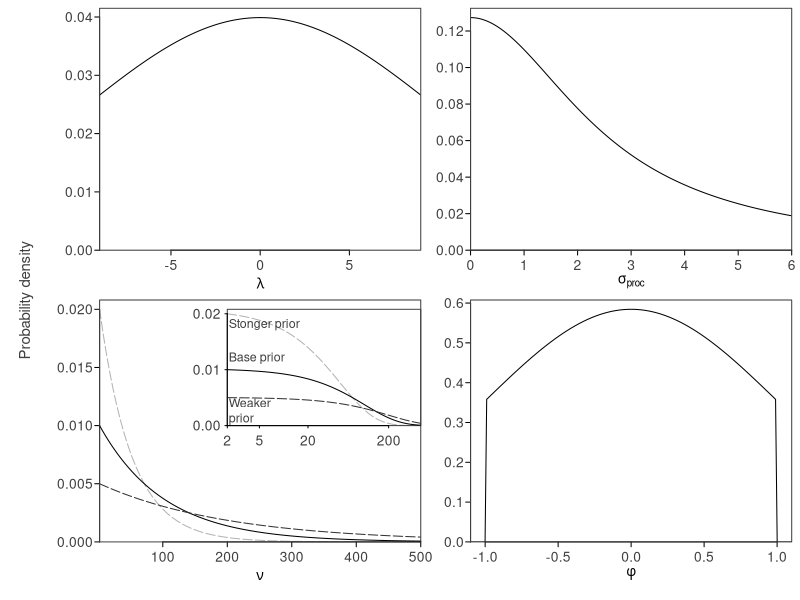

Here is the R script that generated this plot:
# Try estimating nu with a weakly informative prior in Stan
# See how the ability to detect heavy tails deteriorates with sample size,
# observation error and the degree of heavy-tailedness.

# truncated distribution function from:
# http://www.jstatsoft.org/v16/c02/paper
dtrunc <- function(x, spec, a = -Inf, b = Inf, ...) {
  tt <- rep(0, length(x))
  g <- get(paste("d", spec, sep = ""), mode = "function")
  G <- get(paste("p", spec, sep = ""), mode = "function")
  tt[x>=a & x<=b] <- g(x[x>=a&x<=b], ...)/(G(b, ...) - G(a, ...))
  tt
}

# Check priors:
plot_prior <- function(x, y, xlab, xlim = NULL, add = FALSE, lty = 1,
  col = "black", log = "", ylim = NULL, ylab = "", ...) {
  if(is.null(ylim)) {
    ylim <- c(0, max(y)*1.04)
  }
  if(!add) {
    plot(x, y, type = "l", lty = lty, xlab = xlab, ylab = ylab,
      ylim = ylim, yaxs = "i", xaxs = "i", xlim = xlim, col = col,
      log = log, ...)
  } else {
    lines(x, y, lty = lty, col = col)
  }
}

 pdf("priors-gomp-base.pdf", width = 6, height = 6)
# par(mfrow = c(2, 2), cex = 0.8, las = 1, mar = c(4.5, 3.5, 0, 0),
#   oma = c(1, 1, 1, 1))
par(mfrow = c(2, 2), mar = c(3,3,0,0), oma = c(.5, 3, .5, .5),
  tck = -0.02, mgp = c(1.5, 0.4, 0), col.axis = "grey25", col = "grey25", las = 1)
x <- seq(-9, 9, length.out = 200)
plot_prior(x, dnorm(x, 0, 10), expression(lambda))
x <- seq(0, 6, length.out = 200)
plot_prior(x, dcauchy(x, 0, 2.5), expression(sigma[proc]))
x <- seq(2, 500, length.out = 2000)
plot_prior(x, dtrunc(x, "exp", a = 2, b = Inf, rate = 0.02), expression(nu),
  col = "grey70", log = "", ylim = NULL, lty = "93")
plot_prior(x, dtrunc(x, "exp", a = 2, b = Inf, rate = 0.01),
  expression(nu), add = TRUE, lty = 1, col = "black")
plot_prior(x, dtrunc(x, "exp", a = 2, b = Inf, rate = 0.005),
  expression(nu), add = TRUE, lty = "93", col = "grey20")

# text(1.7, 1.2/100, "Base prior", pos = 4, cex = 0.9)
# text(1, 1.2/100, "Stonger prior", cex = 0.9, pos = 4)
# text(1, 0.2/100, "Weaker\nprior", pos = 4, cex = 0.9)

TeachingDemos::subplot({
  x <- seq(2, 500, length.out = 2000)
  plot_prior(log(x), dtrunc(x, "exp", a = 2, b = Inf, rate = 0.02), "",
    col = "grey70", log = "", ylim = NULL, lty = "93", yaxt = "n", xaxt = "n",
    ylab = "")
  plot_prior(log(x), dtrunc(x, "exp", a = 2, b = Inf, rate = 0.01),
    expression(nu), add = TRUE, lty = 1, col = "black")
  plot_prior(log(x), dtrunc(x, "exp", a = 2, b = Inf, rate = 0.005),
    expression(nu), add = TRUE, lty = "93", col = "grey20")
   axis(2, at = c(0, 0.01, 0.02))
   axis(1, labels = c(2, 5, 20, 200), at = log(c(2, 5, 20, 200)))
  text(0.5, 1.2/100, "Base prior", pos = 4, cex = 0.9)
  text(0.5, 1.8/100, "Stonger prior", cex = 0.9, pos = 4)
  text(0.5, 0.2/100, "Weaker\nprior", pos = 4, cex = 0.9)

},
  x = c(200, 500),
  y = c(0.01, 0.02))

x <- seq(-1.1, 1.1, length.out = 200)
plot_prior(x, dtrunc(x, "norm", a = -1, b = 1, mean = 0, sd = 1),
  expression(phi), xlim = c(-1.1, 1.1))
mtext("Probability density", side = 2, outer = TRUE, line = 1, las = 0, cex = 0.9)
dev.off()

# How much probability mass is below 10 and above 2 in the prior?
# x <- rexp(2e6, rate = 0.01)
#hist(x)
# round(length(x[x<10 & x >2])/length(x), 2)
# round(length(x[x>10])/length(x), 2)
# round(length(x[x<50 & x >2])/length(x), 2)
# round(length(x[x>50])/length(x), 2)

# # Compile Stan model:
# mstan2.obs.nu <-
# "data {
#   int<lower=0> N; // rows of data
#   vector[N] y; // vector to hold observations
#   real<lower=0> sigma_obs; // observation error standard deviation
#   real nu_rate; // rate parameter for nu exponential prior
# }
# parameters {
#   vector[N] t; // state vector of `true` values
#   real a; // intercept (mu)
#   real<lower=2> nu; // student-t degrees of freedom
#   real<lower=0> sigma_proc; // process noise standard deviation
# }
# model {
#   // priors:
#   a ~ normal(0, 5);
#   sigma_proc ~ cauchy(0, 5);
#   nu ~ exponential(nu_rate);
#   t ~ student_t(nu, a, sigma_proc);
#   y ~ normal(t, sigma_obs);
# }
# // generated quantities {
# //   vector[N] log_lik;
# //   real dev; //deviance
# //   dev <- 0.0;
# //   for (i in 1:N) {
# //     log_lik[i] <-
# //       student_t_log(t[i], nu, a, sigma_proc) +
# //       normal_log(o[i], t[i], sigma_obs);
# //     dev <- dev + (-2) * log_lik[i];
# //   }
# //}
# "
# write(mstan2.obs.nu, file = "mstan2.obs.nu.stan")

## #library(rstan)
## #mstan2.obs.nu.c <- stan_model("mstan2.obs.nu.stan")
##
## Nx <- 50
## sigma_proc <- 0.2
## iter <- 1000
## chains <- 4
## warmup <- 500
## nu <- 3
## sigma_obs_vec <- c(0.01, 0.1, 0.2)
## dat <- list()
## dat_obs <- list()
## sm <- list()
## sigma_obs <- 0.2
## for(i in seq_along(sigma_obs_vec)) {
##   set.seed(123)
##   dat[[i]] <- metRology::rt.scaled(Nx, df = nu, mean = 0, sd = sigma_proc)
##   dat_obs[[i]] <- rnorm(Nx, mean = dat[[i]], sd = sigma_obs_vec[i])
##   sm[[i]] <- sampling(mstan2.obs.nu.c,
##     data = list(N = Nx, y = dat_obs[[i]], nu_rate = 0.005,
##       sigma_obs = sigma_obs),
##     pars = c("a", "sigma_proc", "nu"), iter = iter,
##     chains = chains, warmup = warmup)
## }
##
## # NOTE if nu is detectable as very small than it is informative and overpowers the prior; if the data are not informative about nu (because nu is not detectably small) then the prior will show through; in the second case, nu could really be anything over 10 or 20 and without a very large quantity of data, the data will never be informative about that.
##
## pdf("nu-estimation-example.pdf", width = 6.5, height = 5.0)
## par(mfrow = c(3, 2), cex = 0.8)
## par(xpd = FALSE, mar = c(0, 3, 0, 0), oma = c(4, 0, 1.0, 1.0),
##   mgp = c(2, 0.5, 0), tck = -0.05)
## for(i in 1:3) {
##   plot(dat[[i]], col = "grey40", type = "l", xaxt = "n", yaxt = "n", ylab = "")
##   if(i == 3) axis(1)
##   if(i == 2) mtext("Abundance", side = 2, line = 1.0)
##   points(dat_obs[[i]], pch = 21, col = "grey20", bg = "grey60", cex = 0.9)
##   nu.samples <- extract(sm[[i]], pars = "nu")[[1]]
##   if(i == 3) mtext("Time", side = 1, line = 2.3)
##   h <- hist(nu.samples, breaks = seq(2, max(nu.samples)+20,6),
##     xlim = c(2, 150), xlab = "nu hat", xaxt = "n", main = "", col = "white",
##     xaxs = "i", yaxs = "i", plot = FALSE, warn.unused = FALSE)
##   xlim <- c(2, 150)
##   ylim  <- c(0, 1500)
##   plot(1, 1, type = "n", xlim = xlim, yaxs = "i", xaxs = "i",
##     xlab = quote(widehat(nu)), xaxt = "n", ylim = ylim, yaxt = "n", ylab = "")
##   if(i == 3) axis(1, at = c(2, seq(50, 200, 50)))
##   cols <- rev(RColorBrewer::brewer.pal(9, "YlOrRd"))
##   locs <- c(2, seq(10, 100, 3))
##   for(j in 1:9) {
##     rect(locs[j], 0, locs[j+1], max(ylim)*1.2, border = NA,
##       col = paste0(cols[j], "80"))
##   }
##   for(j in 1:100) {
##     rect(h$breaks[j], 0, h$breaks[j+1], h$counts[j], border = "black",
##       col = c("white", rep("white", 99))[j], lwd = 1)
##   }
##
##   # Show median and interquartile range?
##   #segments(quantile(nu.samples, probs = 0.25)[[1]],
##   # max(h$counts) * 0.5, quantile(nu.samples, probs = 0.75)[[1]],
##   # max(h$counts) * 0.5)
##   #points(median(nu.samples), max(h$counts) * 0.5)
##   #points(mean(nu.samples), max(h$counts) * 0.5, pch = 4)
##
##   par(new = TRUE)
##   y <- seq(2, max(xlim), length.out = 300)
##   d <- dexp(y, 0.005)
##   plot(y, d, type = "l", col = "grey60", axes = FALSE, xlim = xlim,
##     xlab = "", ylab ="", lwd = 2, ylim = c(0, max(d)*8), xaxs = "i", lty = 2)
##   par(new = FALSE)
##   mtext(paste0(sprintf("%.2f", round(length(nu.samples[nu.samples < 10]) /
##       length(nu.samples), 2)), " probability nu < 10"), line = -2,
##     col = "grey30", cex = 0.9, adj = 0.6)
##   box()
##   if(i == 1)
##     mtext("Prior", side = 1, line = -2.0, adj = 0.9, col = "grey30", cex = 0.9)
##   if(i == 3) mtext(quote(widehat(nu)), side = 1, line = 2.3)
##   if(i == 2) mtext("Frequency", side = 2, line = 1.0)
## }
## dev.off()
##
## # Checks:
## rstan::traceplot(sm[[1]], inc_warmup = F)
## rstan::traceplot(sm[[2]], inc_warmup = F)
## rstan::traceplot(sm[[3]], inc_warmup = F)
## # check Rhat:
## summary(sm[[1]])$summary["lp__", "Rhat"]
## summary(sm[[2]])$summary["lp__", "Rhat"]
## summary(sm[[3]])$summary["lp__", "Rhat"]
## max(summary(sm[[1]])$summary[, "Rhat"])
##
## summary(sm[[1]])$summary["lp__", "n_eff"]
## min(summary(sm[[1]])$summary[, "n_eff"])
## min(summary(sm[[2]])$summary[, "n_eff"])
## min(summary(sm[[3]])$summary[, "n_eff"])
##
## pairs(sm[[1]])
## pairs(sm[[2]])
## pairs(sm[[3]])
